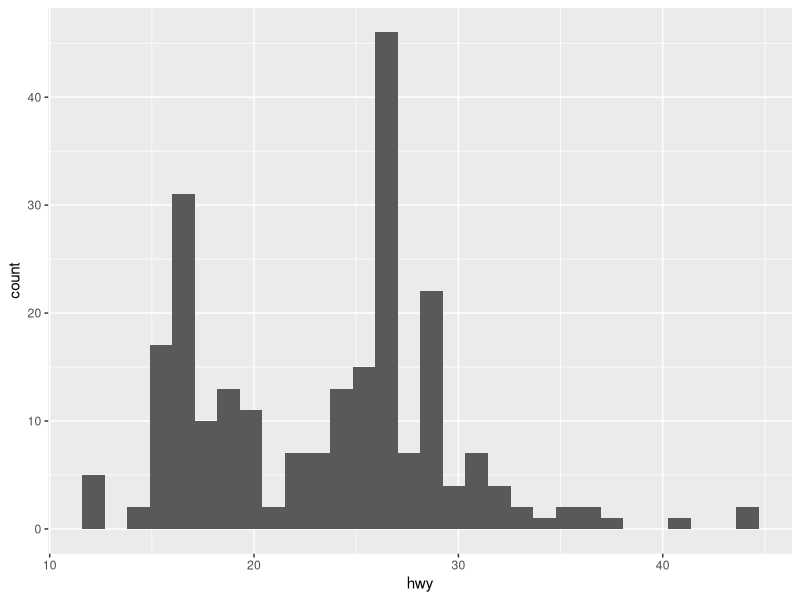

Generate this figure with R:
## ---- chunk 1
knitr::opts_chunk$set(echo = TRUE)
library(tidyverse)
library(ggplot2)
## ---- chunk 2
ggplot(data = mpg, aes(hwy)) + geom_histogram()
